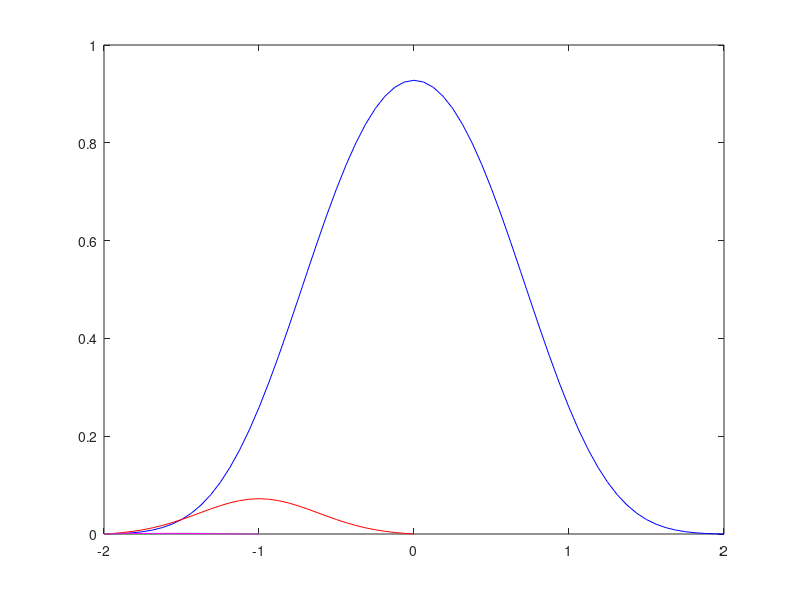
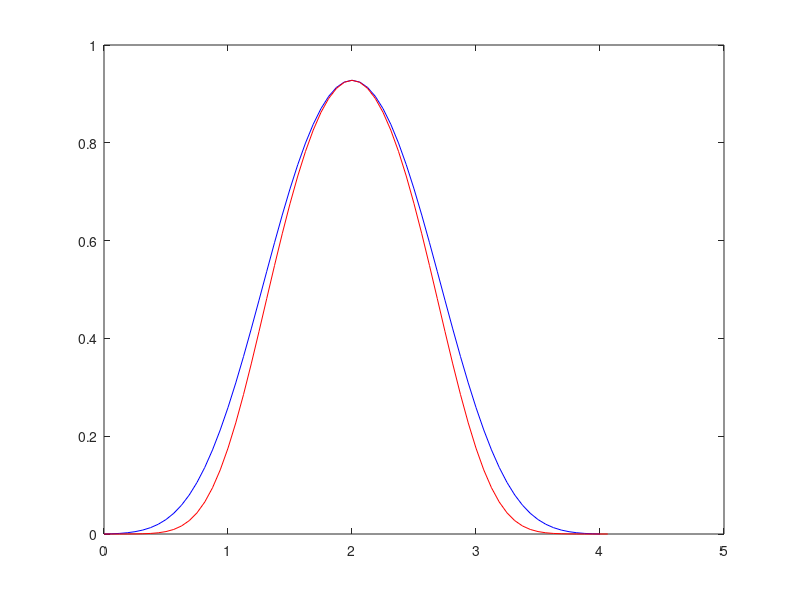

MATLAB code to generate these figures, in order:
%
% Laurent decomposition of GMSK signals
% Generates C0, C1, and C2 pulse shapes
%
% Pierre Laurent, "Exact and Approximate Construction of Digital Phase
%   Modulations by Superposition of Amplitude Modulated Pulses", IEEE
%   Transactions of Communications, Vol. 34, No. 2, Feb 1986.
%
% Author: Thomas Tsou <tom@tsou.cc>
%

pkg load communications

% Modulation parameters
oversamp = 16;
L = 3;
f = 270.83333e3;
T = 1/f;
h = 0.5;
BT = 0.30;
B = BT / T;

% Generate sampling points for L symbol periods
t = -(L*T/2):T/oversamp:(L*T/2);
t = t(1:end-1) + (T/oversamp/2);

% Generate Gaussian pulse
g = qfunc(2*pi*B*(t - T/2)/(log(2)^.5)) - qfunc(2*pi*B*(t + T/2)/(log(2)^.5));
g = g / sum(g) * pi/2;
g = [0 g];

% Integrate phase 
q = 0;
for i = 1:size(g,2);
    q(i) = sum(g(1:i));
end

% Compute two sided "generalized phase pulse" function
s = 0;
for i = 1:size(g,2);
    s(i) = sin(q(i)) / sin(pi*h);
end
for i = (size(g,2) + 1):(2 * size(g,2) - 1);
    s(i) = sin(pi*h - q(i - (size(g,2) - 1))) / sin(pi*h);
end

% Compute C0 pulse: valid for all L values
c0 = s(1:end-(oversamp*(L-1)));
for i = 1:L-1;
    c0 = c0 .* s((1 + i*oversamp):end-(oversamp*(L - 1 - i)));
end

% Compute C1 pulse: valid for L = 3 only!
%   C1 = S0 * S4 * S2
c1 = s(1:end-(oversamp*(4)));
c1 = c1 .* s((1 + 4*oversamp):end-(oversamp*(4 - 1 - 3)));
c1 = c1 .* s((1 + 2*oversamp):end-(oversamp*(4 - 1 - 1)));

% Compute C2 pulse: valid for L = 3 only!
%   C2 = S0 * S1 * S5
c2 = s(1:end-(oversamp*(5)));
c2 = c2 .* s((1 + 1*oversamp):end-(oversamp*(5 - 1 - 0)));
c2 = c2 .* s((1 + 5*oversamp):end-(oversamp*(5 - 1 - 4)));

% Compute C3 pulse: valid for L = 3 only!
%   C3 = S0 * S4 * S5
c3 = s(1:end-(oversamp*(5)));
c3 = c3 .* s((1 + 4*oversamp):end-(oversamp*(5 - 1 - 3)));
c3 = c3 .* s((1 + 5*oversamp):end-(oversamp*(5 - 1 - 4)));

% Plot C0, C1, C2 Laurent pulse series
figure(1);
hold off;
plot((0:size(c0,2)-1)/oversamp - 2,c0, 'b');
hold on;
plot((0:size(c1,2)-1)/oversamp - 2,c1, 'r');
plot((0:size(c2,2)-1)/oversamp - 2,c2, 'g');
plot((0:size(c3,2)-1)/oversamp - 2,c3, 'm');

% Generate OpenBTS pulse
numSamples = size(c0,2); 
centerPoint = (numSamples - 1)/2;
i = ((0:numSamples) - centerPoint) / oversamp;
xP = .96*exp(-1.1380*i.^2 - 0.527*i.^4);
xP = xP / max(xP) * max(c0);

% Plot C0 pulse compared to OpenBTS pulse
figure(2);
hold off;
plot((0:size(c0,2)-1)/oversamp, c0, 'b');
hold on;
plot((0:size(xP,2)-1)/oversamp, xP, 'r');
